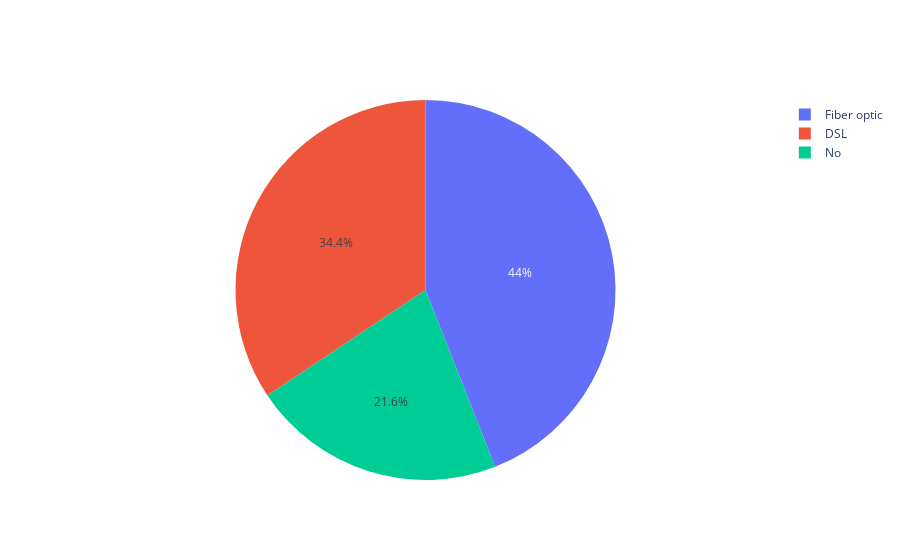

The notebook cell saved with this chart:
### Code cell
Internet = Customer_Data['InternetService'].value_counts()
Internet_result = pd.DataFrame(Internet)

fig = go.Figure(data=[go.Pie(labels=Internet_result.index, values=Internet_result['InternetService'])])
fig.show()

### Figure 1 — Plotly figure (JSON) as saved in the notebook; plotly's stock layout.template omitted (floating-point values rounded to 4 significant figures)
{"data": [{"labels": ["Fiber optic", "DSL", "No"], "type": "pie", "values": [3096, 2416, 1520]}], "layout": {}}
